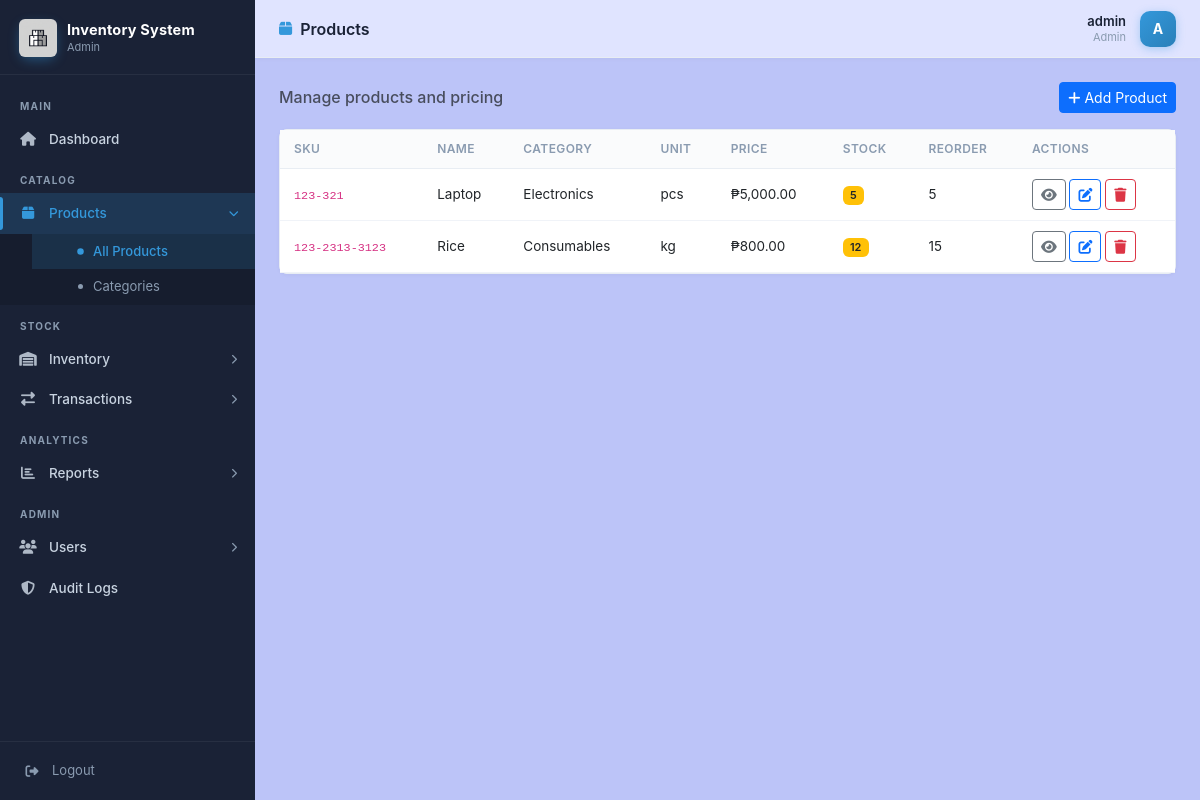
/modules/products/index.php (signed in), run on the app's committed database.
### tables this page shows
CREATE TABLE IF NOT EXISTS products (
    id INT AUTO_INCREMENT PRIMARY KEY,
    sku VARCHAR(50) NOT NULL UNIQUE,
    name VARCHAR(150) NOT NULL,
    description TEXT,
    category_id INT,
    unit VARCHAR(30) DEFAULT 'pcs',
    price DECIMAL(12,2) NOT NULL DEFAULT 0.00,
    reorder_level INT NOT NULL DEFAULT 10,
    is_active TINYINT(1) NOT NULL DEFAULT 1,
    created_by INT,
    created_at TIMESTAMP DEFAULT CURRENT_TIMESTAMP,
    updated_at TIMESTAMP DEFAULT CURRENT_TIMESTAMP ON UPDATE CURRENT_TIMESTAMP,
    FOREIGN KEY (category_id) REFERENCES categories(id) ON DELETE SET NULL,
    FOREIGN KEY (created_by) REFERENCES users(id) ON DELETE SET NULL
);

CREATE TABLE IF NOT EXISTS categories (
    id INT AUTO_INCREMENT PRIMARY KEY,
    name VARCHAR(100) NOT NULL UNIQUE,
    description TEXT,
    created_at TIMESTAMP DEFAULT CURRENT_TIMESTAMP
);

### modules/products/index.php (the view, shortened to what this page needs)
<?php
require_once __DIR__ . '/../../includes/auth.php';
$products = $pdo->query(
    'SELECT p.*, c.name AS category_name, COALESCE(i.quantity,0) AS stock
     FROM products p
     LEFT JOIN categories c ON c.id=p.category_id
     LEFT JOIN inventory i ON i.product_id=p.id
     WHERE p.is_active=1
     ORDER BY p.name'
)->fetchAll();
$canManage = in_array($user['role'] ?? $_SESSION['role'], ['admin','manager','inventory_officer']);
require_once __DIR__ . '/../../includes/layout_top.php';
?>
<div class="d-flex justify-content-between align-items-center mb-3">
    <h6 class="mb-0 text-muted">Manage products and pricing</h6>
    <button class="btn btn-primary btn-sm" data-bs-toggle="modal" data-bs-target="#prodModal">
        <i class="fas fa-plus me-1"></i>Add Product
    </button>
</div>
<div class="card">
    <div class="card-body p-0">
        <div class="table-responsive">
            <table class="table table-hover mb-0" id="prodTable">
                <thead><tr><th>SKU</th><th>Name</th><th>Category</th><th>Unit</th><th>Price</th><th>Stock</th><th>Reorder</th><th>Actions</th></tr></thead>
                <tbody>
                <?php foreach ($products as $p): ?>
                <tr id="row-<?= $p['id'] ?>">
                    <td><code><?= htmlspecialchars($p['sku']) ?></code></td>
                    <td><?= htmlspecialchars($p['name']) ?></td>
                    <td><?= htmlspecialchars($p['category_name'] ?? '-') ?></td>
                    <td><?= htmlspecialchars($p['unit']) ?></td>
                    <td>₱<?= number_format($p['price'], 2) ?></td>
                    <td>
                        <?php
                        $sc = $p['stock'] == 0 ? 'bg-danger' : ($p['stock'] <= $p['reorder_level'] ? 'bg-warning text-dark' : 'bg-success');
                        ?>
                        <span class="badge <?= $sc ?>"><?= $p['stock'] ?></span>
                    </td>
                    <td><?= $p['reorder_level'] ?></td>
                    <td>
                        <a href="/inventory_system/modules/products/view.php?id=<?= $p['id'] ?>" class="btn btn-sm btn-outline-secondary"><i class="fas fa-eye"></i></a>
                        <?php if ($canManage): ?>
                        <button class="btn btn-sm btn-outline-primary" onclick="editProd(<?= htmlspecialchars(json_encode($p)) ?>)"><i class="fas fa-edit"></i></button>
                        <button class="btn btn-sm btn-outline-danger" onclick="deleteProd(<?= $p['id'] ?>, '<?= htmlspecialchars($p['name']) ?>')"><i class="fas fa-trash"></i></button>
                        <?php endif; ?>
                    </td>
                </tr>
                <?php endforeach; ?>
                </tbody>
            </table>
        </div>
    </div>
</div>
<?php
require_once __DIR__ . '/../../includes/layout_bottom.php';

### assets/style/style.css (style rules this page uses)
*, *::before, *::after { box-sizing: border-box; margin: 0; padding: 0; }
:root { --sidebar-w: 255px; --sidebar-bg: #1a2236; --sidebar-border: rgba(255,255,255,.06); --sidebar-hover: rgba(255,255,255,.07); --sidebar-active: rgba(52,152,219,.18); --accent: #3498db; --accent-light: rgba(52,152,219,.15); --text-muted: #8a9bb0; --text-light: #c8d3e0; --topbar-h: 58px; --radius: 8px; }
body { background: #bcc4f8; font-family: -apple-system, BlinkMacSystemFont, 'Segoe UI', Roboto, Arial, sans-serif; color: #2d3748; font-size: 14px; line-height: 1.5; }
.card { background: #fff; border: 1px solid #e8edf3; border-radius: var(--radius); box-shadow: 0 1px 4px rgba(0,0,0,.04); margin-bottom: 24px; width: 100%; }
.card-body { padding: 20px; }
.table { font-size: 13.5px; width: 100%; }
.table th { font-weight: 600; font-size: 12px; text-transform: uppercase; letter-spacing: .4px; color: #8a9bb0; background: #fafbfc; border-bottom: 1px solid #e8edf3; white-space: nowrap; padding: 10px 14px; }
.table td { vertical-align: middle; padding: 10px 14px; border-color: #f0f3f8; }
.badge { font-size: 11px; font-weight: 600; }

### data on the page
products: sku "123-321", name "Laptop", category.name "Electronics", unit "pcs", price "5,000.00", stock "5", reorder_level "5"
products: sku "123-2313-3123", name "Rice", category.name "Consumables", unit "kg", price "800.00", stock "12", reorder_level "15"

### other printed values
APP_NAME "Inventory System"
$roleLabel "Admin"
$pageTitle "Products"
$user['username'] "admin"
$initial "A"
